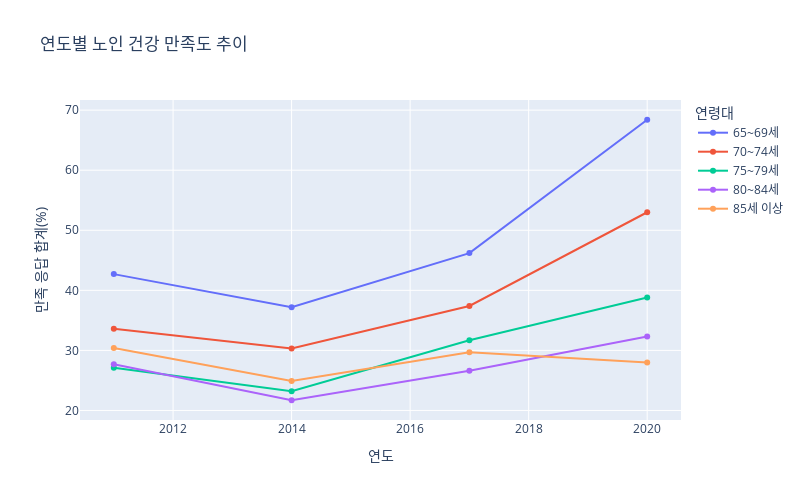

Here is the notebook cell this chart was saved with:
### Code cell
# 노인 건강 만족도 추이 시각화
px.line(hlt, x="연도", y="만족 응답 합계(%)", color="연령대", height=500, width=800,
       title="연도별 노인 건강 만족도 추이", markers=True)

### Figure 1 — Plotly figure (JSON) as saved in the notebook; plotly's stock layout.template omitted (floating-point values rounded to 4 significant figures)
{"data": [{"hovertemplate": "연령대=65~69세<br>연도=%{x}<br>만족 응답 합계(%)=%{y}<extra></extra>", "legendgroup": "65~69세", "line": {"color": "#636efa", "dash": "solid"}, "marker": {"symbol": "circle"}, "mode": "markers+lines", "name": "65~69세", "orientation": "v", "showlegend": true, "type": "scatter", "x": [2011, 2014, 2017, 2020], "xaxis": "x", "y": [42.7, 37.2, 46.2, 68.4], "yaxis": "y"}, {"hovertemplate": "연령대=70~74세<br>연도=%{x}<br>만족 응답 합계(%)=%{y}<extra></extra>", "legendgroup": "70~74세", "line": {"color": "#EF553B", "dash": "solid"}, "marker": {"symbol": "circle"}, "mode": "markers+lines", "name": "70~74세", "orientation": "v", "showlegend": true, "type": "scatter", "x": [2011, 2014, 2017, 2020], "xaxis": "x", "y": [33.6, 30.3, 37.4, 53], "yaxis": "y"}, {"hovertemplate": "연령대=75~79세<br>연도=%{x}<br>만족 응답 합계(%)=%{y}<extra></extra>", "legendgroup": "75~79세", "line": {"color": "#00cc96", "dash": "solid"}, "marker": {"symbol": "circle"}, "mode": "markers+lines", "name": "75~79세", "orientation": "v", "showlegend": true, "type": "scatter", "x": [2011, 2014, 2017, 2020], "xaxis": "x", "y": [27.1, 23.2, 31.7, 38.8], "yaxis": "y"}, {"hovertemplate": "연령대=80~84세<br>연도=%{x}<br>만족 응답 합계(%)=%{y}<extra></extra>", "legendgroup": "80~84세", "line": {"color": "#ab63fa", "dash": "solid"}, "marker": {"symbol": "circle"}, "mode": "markers+lines", "name": "80~84세", "orientation": "v", "showlegend": true, "type": "scatter", "x": [2011, 2014, 2017, 2020], "xaxis": "x", "y": [27.7, 21.7, 26.6, 32.3], "yaxis": "y"}, {"hovertemplate": "연령대=85세 이상<br>연도=%{x}<br>만족 응답 합계(%)=%{y}<extra></extra>", "legendgroup": "85세 이상", "line": {"color": "#FFA15A", "dash": "solid"}, "marker": {"symbol": "circle"}, "mode": "markers+lines", "name": "85세 이상", "orientation": "v", "showlegend": true, "type": "scatter", "x": [2011, 2014, 2017, 2020], "xaxis": "x", "y": [30.4, 24.9, 29.7, 28], "yaxis": "y"}], "layout": {"height": 500, "legend": {"title": {"text": "연령대"}, "tracegroupgap": 0}, "title": {"text": "연도별 노인 건강 만족도 추이"}, "width": 800, "xaxis": {"anchor": "y", "domain": [0, 1], "title": {"text": "연도"}}, "yaxis": {"anchor": "x", "domain": [0, 1], "title": {"text": "만족 응답 합계(%)"}}}}
